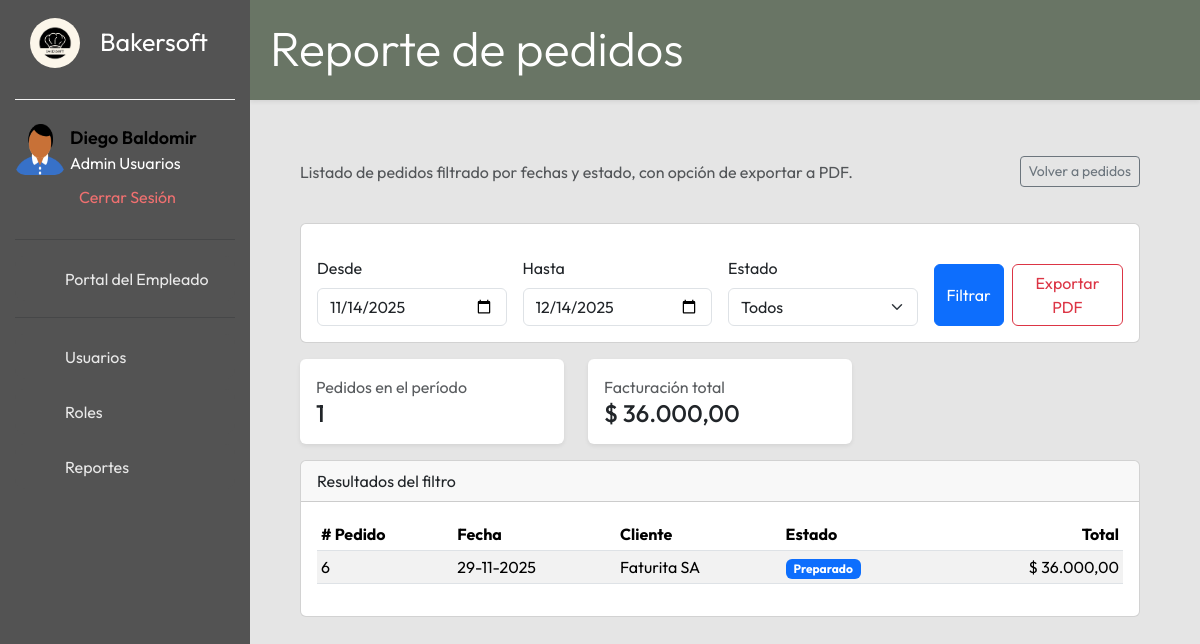
Page /pedidos/vista/reportes_listado.php (signed in) on the earlier database version.
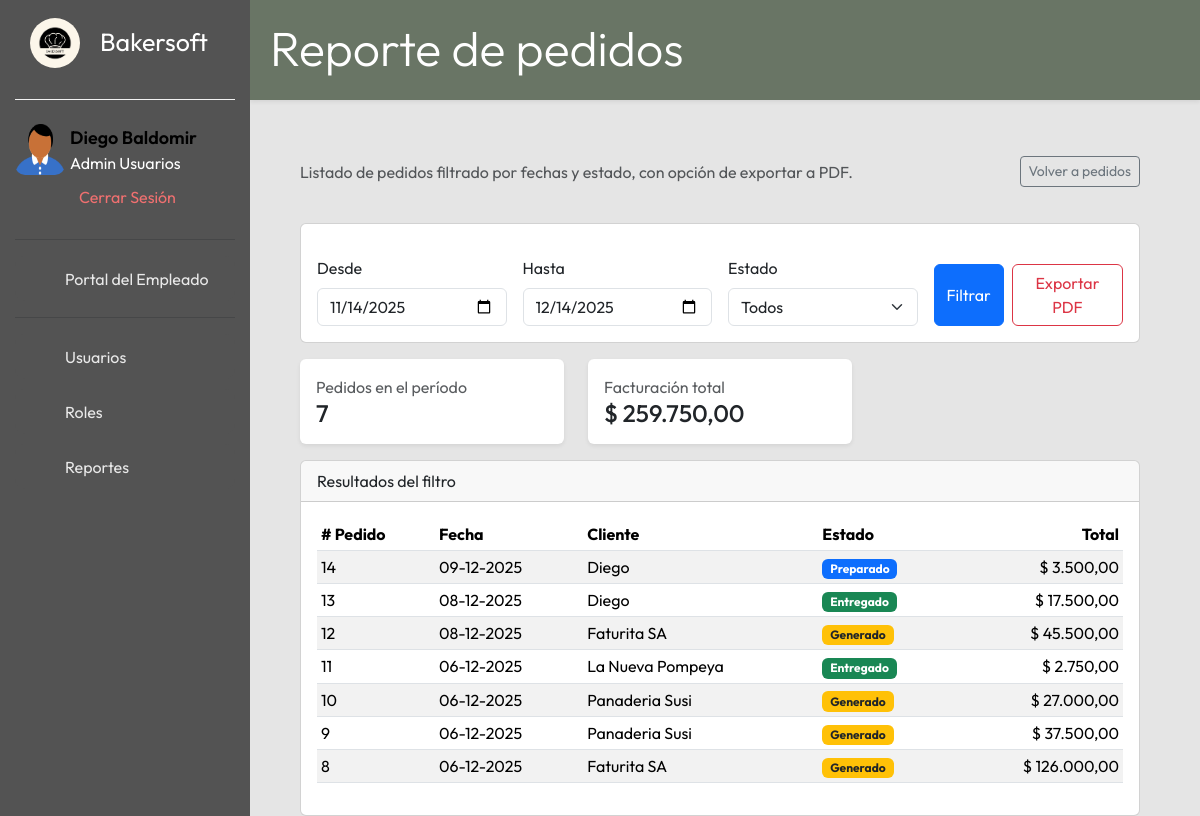
Same page on the later database version.
### tables this page shows
CREATE TABLE IF NOT EXISTS `pedidoventa` (
  `idPedidoVenta` int NOT NULL AUTO_INCREMENT,
  `idCliente` int NOT NULL,
  `fechaPedido` datetime NOT NULL DEFAULT CURRENT_TIMESTAMP,
  `estado` int NOT NULL,
  `observaciones` varchar(255) DEFAULT NULL,
  `total` decimal(10,2) NOT NULL DEFAULT '0.00',
  PRIMARY KEY (`idPedidoVenta`),
  KEY `fk_pedidoventa_cliente` (`idCliente`),
  KEY `fk_pedidoventa_estado` (`estado`)
);

CREATE TABLE IF NOT EXISTS `clientes` (
  `id_cliente` int NOT NULL AUTO_INCREMENT,
  `nombre` varchar(100) NOT NULL,
  `email` varchar(50) NOT NULL,
  `telefono` varchar(20) NOT NULL,
  `calle` varchar(100) NOT NULL,
  `altura` int NOT NULL,
  `provincia` int NOT NULL,
  `localidad` int NOT NULL,
  `estado` varchar(20) NOT NULL DEFAULT 'Activo',
  PRIMARY KEY (`id_cliente`),
  KEY `fk_cliente_provincia` (`provincia`),
  KEY `fk_cliente_localidad` (`localidad`),
  KEY `idx_clientes_busqueda` (`nombre`,`email`,`telefono`)
);

CREATE TABLE IF NOT EXISTS `estadospedidos` (
  `codEstado` int NOT NULL,
  `descEstado` varchar(50) NOT NULL,
  PRIMARY KEY (`codEstado`)
);

### config/bd.php (called while the page is built)
<?php
class bd {
    private $host;
    private $dbname;
    private $user;
    private $password;
    function __construct(){
        $this->host = "localhost";
        $this->dbname = "bakersoft";
        $this->user = "root";
        $this->password = "";
    }
    public function conexion(){
    try{
        $PDO = new PDO("mysql:host=".$this->host.";dbname=".$this->dbname,$this->user,$this->password);
        return $PDO;
    }catch(PDOexception $ex){
        return $ex->getMessage();
    }
    }
}
?>

### pedidos/controlador/controladorPedidos.php (called while the page is built, shortened)
<?php
class controladorPedidos
{
    private $modelo;
    public function __construct()
    {
        require_once("../modelo/modeloPedidos.php");
        $this->modelo = new modeloPedidos();
    }
    public function obtenerPedidosFiltrados(?string $desde, ?string $hasta, ?int $estado = null)
    {
        $desdeCompleto = $desde . ' 00:00:00';
        $hastaCompleto = $hasta . ' 23:59:59';
        return $this->modelo->listarPedidosFiltrados($desdeCompleto, $hastaCompleto, $estado);
    }
}

### pedidos/modelo/modeloPedidos.php (called while the page is built, shortened)
<?php
class modeloPedidos
{
    private $pdo;
    public function __construct()
    {
        require_once("../../config/bd.php");
        $con = new bd();
        $this->pdo = $con->conexion();
    }
    public function listarPedidosFiltrados(string $desde, string $hasta, ?int $estado = null)
    {
        $sql = "SELECT
                    pv.idPedidoVenta,
                    pv.fechaPedido,
                    pv.total,
                    pv.estado,
                    c.nombre AS cliente,
                    e.descEstado
                FROM pedidoventa pv
                INNER JOIN clientes c ON pv.idCliente = c.id_cliente
                LEFT JOIN estadospedidos e ON pv.estado = e.codEstado
                WHERE pv.fechaPedido BETWEEN :desde AND :hasta";
        $params = [
            ':desde' => $desde,
            ':hasta' => $hasta,
        ];
        $sql .= " ORDER BY pv.fechaPedido DESC, pv.idPedidoVenta DESC";
        $stmt = $this->pdo->prepare($sql);
        $stmt->execute($params);
        return $stmt->fetchAll(PDO::FETCH_ASSOC);
    }
}

### pedidos/vista/reportes_listado.php (the view, shortened to what the changed rows need)
<?php
include_once("../../includes/head_app.php");
require_once("../controlador/controladorPedidos.php");
$ctrl = new controladorPedidos();
$hoy    = date('Y-m-d');
$hace30 = date('Y-m-d', strtotime('-30 days'));
$fechaDesde = $_GET['desde'] ?? $hace30;
$fechaHasta = $_GET['hasta'] ?? $hoy;
$estadoSel  = isset($_GET['estado']) && $_GET['estado'] !== '' ? (int)$_GET['estado'] : null;
$pedidos = $ctrl->obtenerPedidosFiltrados($fechaDesde, $fechaHasta, $estadoSel);
function obtenerDescEstado(int $estado, ?string $descBD): string {
    if ($descBD) return $descBD;
}
$cantidadPedidos = count($pedidos);
$totalFacturacion = array_reduce($pedidos, function($acum, $p) {
    return $acum + (float)$p['total'];
}, 0.0);
?>
<div class="titulo-contenido shadow-sm">
  <h1 class="display-5">Reporte de pedidos</h1>
</div>
<div class="contenido-principal">
  <div class="contenido">
    <div class="row mb-3">
      <div class="col-md-4">
        <div class="card border-0 shadow-sm">
          <div class="card-body">
            <span class="text-muted">Pedidos en el período</span>
            <h4 class="mb-0"><?php echo $cantidadPedidos; ?></h4>
          </div>
        </div>
      </div>
      <div class="col-md-4">
        <div class="card border-0 shadow-sm">
          <div class="card-body">
            <span class="text-muted">Facturación total</span>
            <h4 class="mb-0">$ <?php echo number_format($totalFacturacion, 2, ',', '.'); ?></h4>
          </div>
        </div>
      </div>
    </div>
    <div class="card">
      <div class="card-body">
        <div class="table-responsive">
          <table class="table table-striped table-sm align-middle" id="tablaReportePedidos">
            <thead>
              <tr>
                <th># Pedido</th>
                <th>Fecha</th>
                <th>Cliente</th>
                <th>Estado</th>
                <th class="text-end">Total</th>
              </tr>
            </thead>
            <tbody>
              <?php if (!empty($pedidos)): ?>
                <?php foreach ($pedidos as $p): ?>
                  <?php
                    $fechaRaw = $p['fechaPedido'];
                    $fechaTexto = '';
                    $dt = DateTime::createFromFormat('Y-m-d H:i:s', $fechaRaw);
                    if ($dt) {
                        $fechaTexto = $dt->format('d-m-Y');
                    } else {
                        $fechaTexto = date('d-m-Y', strtotime($fechaRaw));
                    }
                    $descEstado = obtenerDescEstado((int)$p['estado'], $p['descEstado'] ?? null);
                    $badgeClass = 'bg-secondary';
                    switch ((int)$p['estado']) {
                        case 70: $badgeClass = 'bg-warning text-dark'; break;
                        case 90: $badgeClass = 'bg-primary'; break;
                        case 100:$badgeClass = 'bg-success'; break;
                    }
                  ?>
                  <tr>
                    <td><?php echo (int)$p['idPedidoVenta']; ?></td>
                    <td><?php echo $fechaTexto; ?></td>
                    <td><?php echo htmlspecialchars($p['cliente']); ?></td>
                    <td>
                      <span class="badge <?php echo $badgeClass; ?>">
                        <?php echo htmlspecialchars($descEstado); ?>
                      </span>
                    </td>
                    <td class="text-end">
                      $ <?php echo number_format($p['total'], 2, ',', '.'); ?>
                    </td>
                  </tr>
                <?php endforeach; ?>
              <?php endif; ?>
            </tbody>
          </table>
        </div>
      </div>
    </div>
  </div>
</div>

### includes/head_app.php (shortened to what the changed rows need)
<?php
$rolActual   = $_SESSION['rol'] ?? '';
$currentPage = $currentPage ?? '';
$base = "/bakersoft";
?>
<!DOCTYPE html>
<html lang="en">
<head>
    <link href="https://cdn.jsdelivr.net/npm/bootstrap@5.3.2/dist/css/bootstrap.min.css" rel="stylesheet"
 />
    <link rel="stylesheet" href="/bakersoft/rsc/estilos/style.css">
    <link rel="stylesheet" href="/bakersoft/rsc/estilos/contenido.css">
</head>
<body>
    <div class="barra-lateral">
        <br>
        <br>
        <nav class="navegacion">
            <ul>
                <?php foreach ($menuItems as $item): ?>
                    <?php if (!in_array($rolActual, $item['roles'])) continue; ?>
                    <?php $activeClass = ($currentPage === $item['id']) ? 'active' : ''; ?>
                    <li>
                        <a class="<?php echo $activeClass; ?>" href="<?php echo $item['href']; ?>">
                            <span><?php echo $item['label']; ?></span>
                        </a>
                    </li>
                <?php endforeach; ?>
            </ul>
        </nav>
    </div>

Differences in the rows shown:
removed pedidoventa: total "36.000,00", idPedidoVenta "6", fechaPedido "29-11-2025", idCliente.nombre "Faturita SA", estadospedidos.descEstado "Preparado", estado 90 (drawn)
added pedidoventa: idPedidoVenta "14", fechaPedido "09-12-2025", idCliente.nombre "Diego", estadospedidos.descEstado "Preparado", total "3.500,00", estado 90 (drawn)
added pedidoventa: idPedidoVenta "13", fechaPedido "08-12-2025", idCliente.nombre "Diego", estadospedidos.descEstado "Entregado", total "17.500,00", estado 100 (drawn)
added pedidoventa: idPedidoVenta "12", fechaPedido "08-12-2025", idCliente.nombre "Faturita SA", estadospedidos.descEstado "Generado", total "45.500,00", estado 70 (drawn)
added pedidoventa: idPedidoVenta "11", fechaPedido "06-12-2025", idCliente.nombre "La Nueva Pompeya", estadospedidos.descEstado "Entregado", total "2.750,00", estado 100 (drawn)
added pedidoventa: idPedidoVenta "10", fechaPedido "06-12-2025", idCliente.nombre "Panaderia Susi", estadospedidos.descEstado "Generado", total "27.000,00", estado 70 (drawn)
added pedidoventa: idPedidoVenta "9", fechaPedido "06-12-2025", idCliente.nombre "Panaderia Susi", estadospedidos.descEstado "Generado", total "37.500,00", estado 70 (drawn)
added pedidoventa: idPedidoVenta "8", fechaPedido "06-12-2025", idCliente.nombre "Faturita SA", estadospedidos.descEstado "Generado", total "126.000,00", estado 70 (drawn)
Other differences:
$cantidadPedidos: "1" → "7"
$totalFacturacion: (not shown) → "259.750,00"
